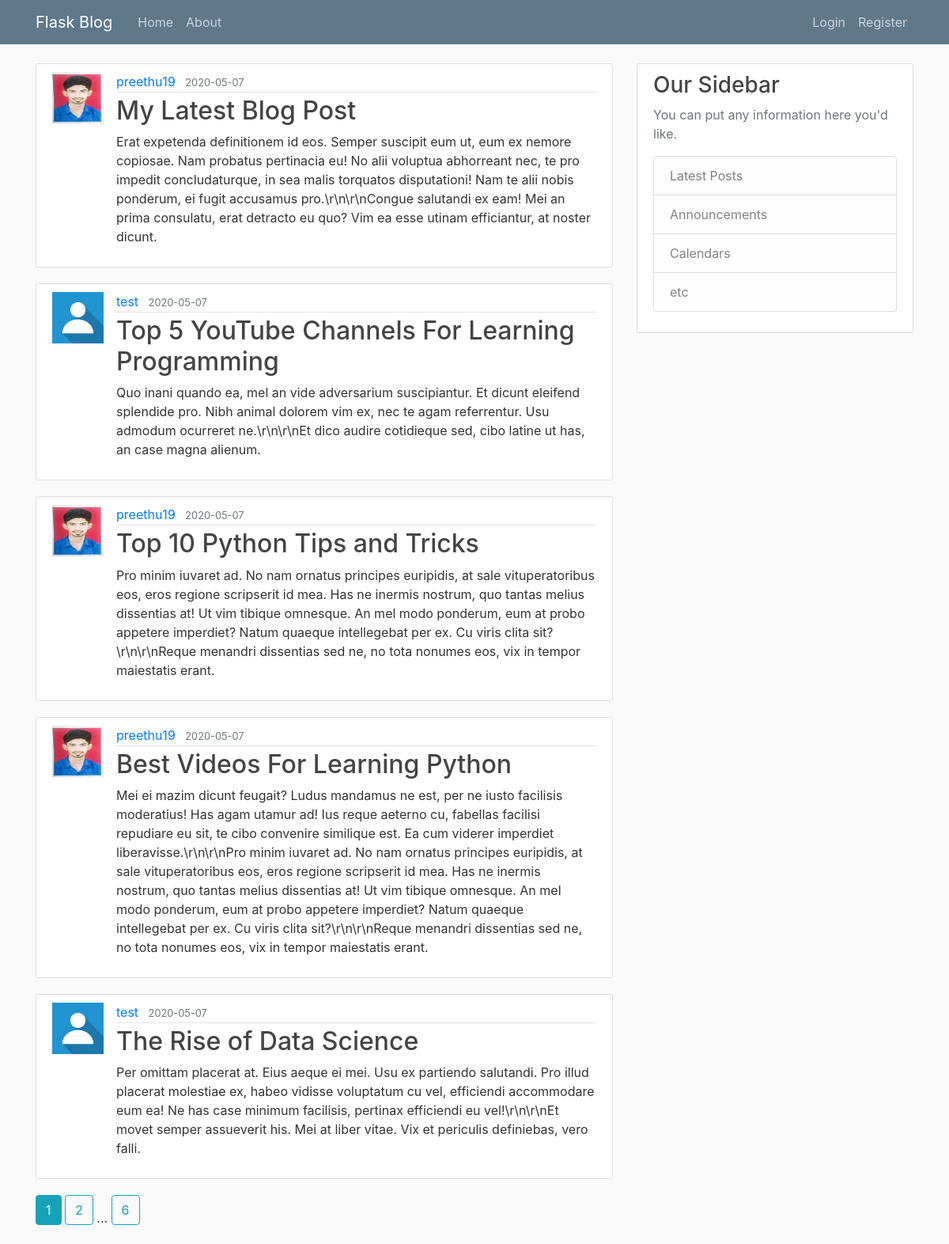
The page /home on the database its author committed.
### flaskapp/models.py (models this page shows, shortened)
class Post(db.Model):
    id = db.Column(db.Integer, primary_key=True)
    title = db.Column(db.String(100), nullable=False)
    date_posted = db.Column(db.DateTime, nullable=False, default=datetime.utcnow)
    content = db.Column(db.Text, nullable=False)
    user_id = db.Column(db.Integer, db.ForeignKey('user.id'), nullable=False)

class User(db.Model, UserMixin):
    id = db.Column(db.Integer, primary_key=True)
    username = db.Column(db.String(20), unique=True, nullable=False)
    email = db.Column(db.String(20), unique=True, nullable=False)
    image_file = db.Column(db.String(20), nullable=False, default='default.jpg')
    password = db.Column(db.String(60), nullable=False)
    posts = db.relationship('Post', backref='author', lazy=True)

### flaskapp/main/routes.py (the view)
@main.route('/')
@main.route('/home')
def home():
    page = request.args.get('page', 1, type=int)
    posts = Post.query.order_by(Post.date_posted.desc()).paginate(per_page=5, page=page)
    return render_template('home.html', posts=posts)

### flaskapp/templates/home.html
{% extends 'layout.html' %}
{% block content %}
    {% for post in posts.items %}
        <article class="media content-section">
            <img class="rounded_circle article-img"  src="{{ url_for('static', filename = 'profile_pics/' + post.author.image_file) }}">
          <div class="media-body">
            <div class="article-metadata">
              <a class="mr-2" href="{{ url_for('users.user_posts', username=post.author.username) }}">{{ post.author.username }}</a>
              <small class="text-muted">{{ post.date_posted.strftime('%Y-%m-%d') }}</small>
            </div>
            <h2><a class="article-title" href="{{ url_for('posts.post', post_id=post.id) }}">{{ post.title }}</a></h2>
            <p class="article-content">{{ post.content }}</p>
          </div>
        </article>
    {% endfor %}
    {% for page_num in posts.iter_pages(left_edge=1, right_edge=1, left_current=1, right_current=2) %}
        {% if page_num %}
            {% if posts.page == page_num %}
                <a class="btn btn-info mb-4" href="{{ url_for('main.home', page=page_num) }}">{{ page_num }}</a>
            {% else %}
                <a class="btn btn-outline-info mb-4" href="{{ url_for('main.home', page=page_num) }}">{{ page_num }}</a>
            {% endif %}
        {% else %}
            ...
        {% endif %}
    {% endfor %}
{% endblock content %}

### flaskapp/static/main.css (style rules this page uses)
body { background: #fafafa; color: #333333; margin-top: 5rem; }
h1, h2, h3, h4, h5, h6 { color: #444444; }
.content-section { background: #ffffff; padding: 10px 20px; border: 1px solid #dddddd; border-radius: 3px; margin-bottom: 20px; }
.article-title { color: #444444; }
.article-content { white-space: pre-line; }
.article-img { height: 65px; width: 65px; margin-right: 16px; }
.article-metadata { padding-bottom: 1px; margin-bottom: 4px; border-bottom: 1px solid #e3e3e3 }

### rows shown on the page
Post: image_file (picture), author.username "preethu19", date_posted "2020-05-07", title "My Latest Blog Post", content "Erat expetenda definitionem id eos. Semper suscipit eum ut, eum ex nemore copiosae. Nam probatus pertinacia eu! No alii voluptua abhorreant nec, te pro impedit concludaturque, in sea malis torquatos disputationi! Nam te alii nobis ponderum, ei fugit accusamus pro.\\r\\n\\r\\nCongue salutandi ex eam! Mei an prima consulatu, erat detracto eu quo? Vim ea esse utinam efficiantur, at noster dicunt."
Post: image_file (placeholder picture), author.username "test", date_posted "2020-05-07", title "Top 5 YouTube Channels For Learning Programming", content "Quo inani quando ea, mel an vide adversarium suscipiantur. Et dicunt eleifend splendide pro. Nibh animal dolorem vim ex, nec te agam referrentur. Usu admodum ocurreret ne.\\r\\n\\r\\nEt dico audire cotidieque sed, cibo latine ut has, an case magna alienum."
Post: image_file (picture), author.username "preethu19", date_posted "2020-05-07", title "Top 10 Python Tips and Tricks", content "Pro minim iuvaret ad. No nam ornatus principes euripidis, at sale vituperatoribus eos, eros regione scripserit id mea. Has ne inermis nostrum, quo tantas melius dissentias at! Ut vim tibique omnesque. An mel modo ponderum, eum at probo appetere imperdiet? Natum quaeque intellegebat per ex. Cu viris clita sit?\\r\\n\\r\\nReque menandri dissentias sed ne, no tota nonumes eos, vix in tempor maiestatis erant."
Post: image_file (picture), author.username "preethu19", date_posted "2020-05-07", title "Best Videos For Learning Python", content "Mei ei mazim dicunt feugait? Ludus mandamus ne est, per ne iusto facilisis moderatius! Has agam utamur ad! Ius reque aeterno cu, fabellas facilisi repudiare eu sit, te cibo convenire similique est. Ea cum viderer imperdiet liberavisse.\\r\\n\\r\\nPro minim iuvaret ad. No nam ornatus principes euripidis, at sale vituperatoribus eos, eros regione scripserit id mea. Has ne inermis nostrum, quo tantas melius dissentias at! Ut vim tibique omnesque. An mel modo ponderum, eum at probo appetere imperdiet? Natum quaeque intellegebat per ex. Cu viris clita sit?\\r\\n\\r\\nReque menandri dissentias sed ne, no tota nonumes eos, vix in tempor maiestatis erant."
Post: image_file (placeholder picture), author.username "test", date_posted "2020-05-07", title "The Rise of Data Science", content "Per omittam placerat at. Eius aeque ei mei. Usu ex partiendo salutandi. Pro illud placerat molestiae ex, habeo vidisse voluptatum cu vel, efficiendi accommodare eum ea! Ne has case minimum facilisis, pertinax efficiendi eu vel!\\r\\n\\r\\nEt movet semper assueverit his. Mei at liber vitae. Vix et periculis definiebas, vero falli."

### other values the page prints
{{ page_num }} "1"
{{ page_num }} "2" "6"
